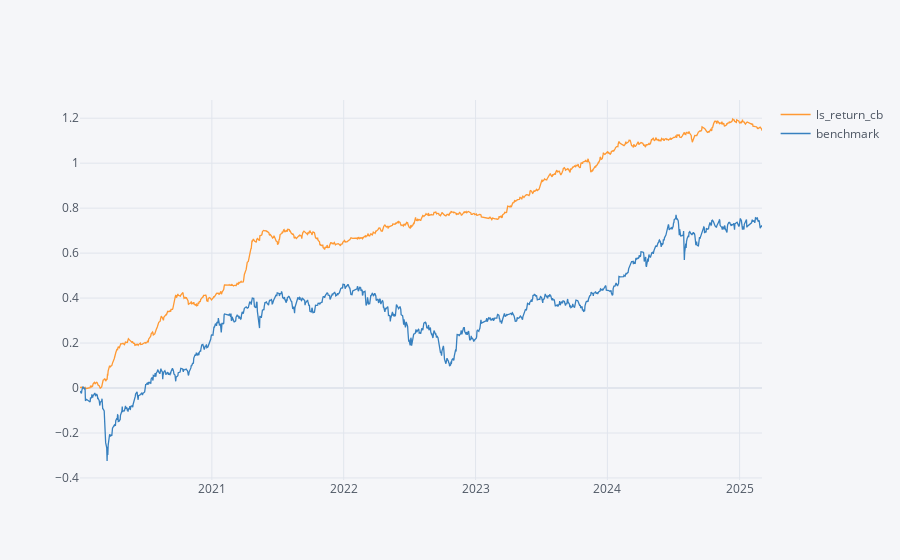
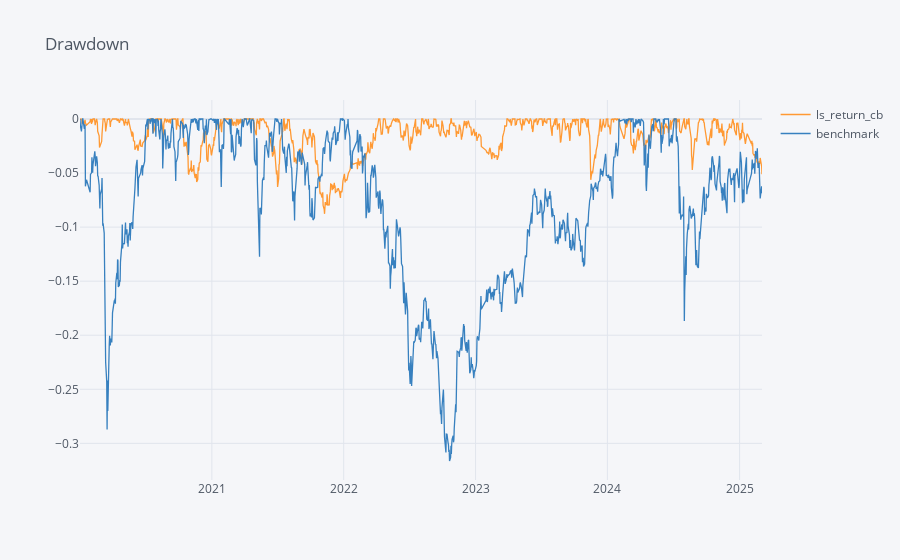
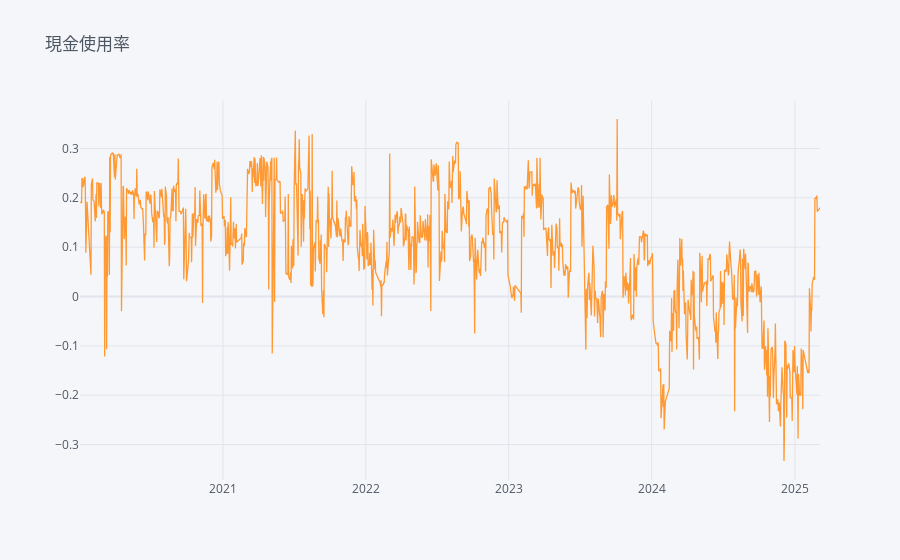

These figures' notebook cell, in order:
### Code cell
import warnings
warnings.filterwarnings("ignore")
display(pd.concat({"CAGR(%)":bt_ret.mean()*252 * 100,
        'Sharpe' : bt_ret.mean() / bt_ret.std()*252**0.5,
        'Calmar':bt_ret.mean() * 252 / abs(bt_ret.max_drawdown()),
        'MDD(%)' : bt_ret.max_drawdown()*100,
        '樣本勝率(%)' : bt_ret.apply(lambda X:((X.dropna()>0).sum() / X.dropna().shape[0])*100),
        '周勝率(%)' : bt_ret.apply(lambda X:((X.dropna().add(1).resample('W').prod().sub(1)>0).sum() / X.dropna().add(1).resample('W').prod().sub(1).dropna().shape[0])*100),
        '月勝率(%)' : bt_ret.apply(lambda X:((X.dropna().add(1).resample('ME').prod().sub(1)>0).sum() / X.dropna().add(1).resample('ME').prod().sub(1).shape[0])*100),
        '年勝率(%)' : bt_ret.apply(lambda X:((X.dropna().add(1).resample('YE').prod().sub(1)>0).sum() / X.dropna().add(1).resample('YE').prod().sub(1).shape[0])*100),
        'avg_win/avg_loss' : bt_ret.apply(lambda X:(X[X > 0].mean() / abs(X[X < 0].mean()))),
        'profit_factor' : bt_ret.profit_factor(),
        },axis = 1).round(2))
bt_ret.cumsum().ffill().iplot()
bt_ret.to_drawdown_series().iplot(title = 'Drawdown')
pd.concat({
    f'equal({round(weightings1["long_short"].loc["2010":].sum(axis=1).mean(), 4)})': weightings1['long_short'].loc["2020":].sum(axis=1),
}, axis=1).iplot(title='現金使用率')

### Figure 1 — Plotly figure (JSON) as saved in the notebook; plotly's stock layout.template omitted (floating-point values rounded to 4 significant figures; data arrays with more than 128 entries replaced by an {"elided": "..."} marker saying what was removed)
{"data": [{"line": {"color": "rgba(255, 153, 51, 1.0)", "dash": "solid", "shape": "linear", "width": 1.3}, "mode": "lines", "name": "ls_return_cb", "text": "", "type": "scatter", "x": {"elided": "1252 str values"}, "y": {"elided": "1252 float values"}}, {"line": {"color": "rgba(55, 128, 191, 1.0)", "dash": "solid", "shape": "linear", "width": 1.3}, "mode": "lines", "name": "benchmark", "text": "", "type": "scatter", "x": {"elided": "1252 str values"}, "y": {"elided": "1252 float values"}}], "layout": {"legend": {"bgcolor": "#F5F6F9", "font": {"color": "#4D5663"}}, "paper_bgcolor": "#F5F6F9", "plot_bgcolor": "#F5F6F9", "title": {"font": {"color": "#4D5663"}}, "xaxis": {"gridcolor": "#E1E5ED", "showgrid": true, "tickfont": {"color": "#4D5663"}, "title": {"font": {"color": "#4D5663"}, "text": ""}, "zerolinecolor": "#E1E5ED"}, "yaxis": {"gridcolor": "#E1E5ED", "showgrid": true, "tickfont": {"color": "#4D5663"}, "title": {"font": {"color": "#4D5663"}, "text": ""}, "zerolinecolor": "#E1E5ED"}}}

### Figure 2 — Plotly figure (JSON) as saved in the notebook; plotly's stock layout.template omitted (floating-point values rounded to 4 significant figures; data arrays with more than 128 entries replaced by an {"elided": "..."} marker saying what was removed)
{"data": [{"line": {"color": "rgba(255, 153, 51, 1.0)", "dash": "solid", "shape": "linear", "width": 1.3}, "mode": "lines", "name": "ls_return_cb", "text": "", "type": "scatter", "x": {"elided": "1252 str values"}, "y": {"elided": "1252 float values"}}, {"line": {"color": "rgba(55, 128, 191, 1.0)", "dash": "solid", "shape": "linear", "width": 1.3}, "mode": "lines", "name": "benchmark", "text": "", "type": "scatter", "x": {"elided": "1252 str values"}, "y": {"elided": "1252 float values"}}], "layout": {"legend": {"bgcolor": "#F5F6F9", "font": {"color": "#4D5663"}}, "paper_bgcolor": "#F5F6F9", "plot_bgcolor": "#F5F6F9", "title": {"font": {"color": "#4D5663"}, "text": "Drawdown"}, "xaxis": {"gridcolor": "#E1E5ED", "showgrid": true, "tickfont": {"color": "#4D5663"}, "title": {"font": {"color": "#4D5663"}, "text": ""}, "zerolinecolor": "#E1E5ED"}, "yaxis": {"gridcolor": "#E1E5ED", "showgrid": true, "tickfont": {"color": "#4D5663"}, "title": {"font": {"color": "#4D5663"}, "text": ""}, "zerolinecolor": "#E1E5ED"}}}

### Figure 3 — Plotly figure (JSON) as saved in the notebook; plotly's stock layout.template omitted (floating-point values rounded to 4 significant figures; data arrays with more than 128 entries replaced by an {"elided": "..."} marker saying what was removed)
{"data": [{"line": {"color": "rgba(255, 153, 51, 1.0)", "dash": "solid", "shape": "linear", "width": 1.3}, "mode": "lines", "name": "equal(0.2138)", "text": "", "type": "scatter", "x": {"elided": "1254 str values"}, "y": {"elided": "1254 float values"}}], "layout": {"legend": {"bgcolor": "#F5F6F9", "font": {"color": "#4D5663"}}, "paper_bgcolor": "#F5F6F9", "plot_bgcolor": "#F5F6F9", "title": {"font": {"color": "#4D5663"}, "text": "現金使用率"}, "xaxis": {"gridcolor": "#E1E5ED", "showgrid": true, "tickfont": {"color": "#4D5663"}, "title": {"font": {"color": "#4D5663"}, "text": ""}, "zerolinecolor": "#E1E5ED"}, "yaxis": {"gridcolor": "#E1E5ED", "showgrid": true, "tickfont": {"color": "#4D5663"}, "title": {"font": {"color": "#4D5663"}, "text": ""}, "zerolinecolor": "#E1E5ED"}}}
